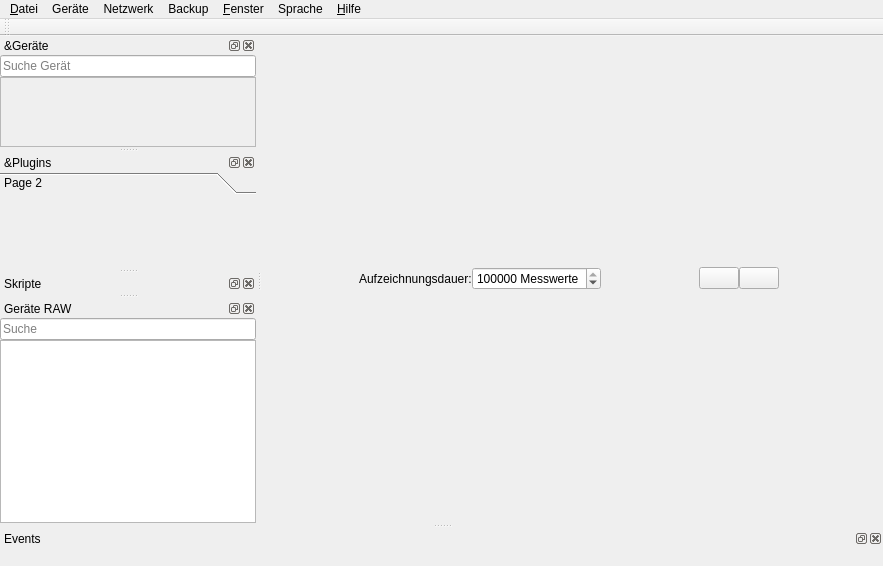
<?xml version="1.0" encoding="UTF-8"?>
<ui version="4.0">
 <class>MainWindow</class>
 <widget class="QMainWindow" name="MainWindow">
  <property name="geometry">
   <rect>
    <x>0</x>
    <y>0</y>
    <width>883</width>
    <height>566</height>
   </rect>
  </property>
  <property name="windowTitle">
   <string>RealTime OpenControl</string>
  </property>
  <property name="dockOptions">
   <set>QMainWindow::AllowNestedDocks|QMainWindow::AllowTabbedDocks|QMainWindow::AnimatedDocks|QMainWindow::GroupedDragging</set>
  </property>
  <widget class="QWidget" name="centralwidget">
   <layout class="QVBoxLayout" name="verticalLayout_9">
    <property name="spacing">
     <number>0</number>
    </property>
    <property name="leftMargin">
     <number>0</number>
    </property>
    <property name="topMargin">
     <number>0</number>
    </property>
    <property name="rightMargin">
     <number>0</number>
    </property>
    <property name="bottomMargin">
     <number>2</number>
    </property>
    <item>
     <layout class="QHBoxLayout" name="horizontalLayout">
      <property name="spacing">
       <number>0</number>
      </property>
      <item>
       <spacer name="horizontalSpacer_2">
        <property name="orientation">
         <enum>Qt::Horizontal</enum>
        </property>
        <property name="sizeHint" stdset="0">
         <size>
          <width>0</width>
          <height>0</height>
         </size>
        </property>
       </spacer>
      </item>
      <item>
       <widget class="QLabel" name="label_2">
        <property name="text">
         <string>Aufzeichnungsdauer:</string>
        </property>
       </widget>
      </item>
      <item>
       <widget class="QSpinBox" name="maxLengthSpinBox">
        <property name="toolTip">
         <string>Ändere die Aufzeichnungsdauer</string>
        </property>
        <property name="statusTip">
         <string>Ändere die Aufzeichnungsdauer</string>
        </property>
        <property name="suffix">
         <string> Messwerte</string>
        </property>
        <property name="maximum">
         <number>1000000000</number>
        </property>
        <property name="value">
         <number>500000</number>
        </property>
       </widget>
      </item>
      <item>
       <spacer name="horizontalSpacer">
        <property name="orientation">
         <enum>Qt::Horizontal</enum>
        </property>
        <property name="sizeHint" stdset="0">
         <size>
          <width>0</width>
          <height>0</height>
         </size>
        </property>
       </spacer>
      </item>
      <item>
       <widget class="QPushButton" name="clearButton">
        <property name="toolTip">
         <string>Lösche alle Signale</string>
        </property>
        <property name="statusTip">
         <string>Lösche alle Signale</string>
        </property>
        <property name="text">
         <string/>
        </property>
        <property name="icon">
         <iconset>
          <normaloff>icons/clear.png</normaloff>icons/clear.png</iconset>
        </property>
        <property name="iconSize">
         <size>
          <width>25</width>
          <height>25</height>
         </size>
        </property>
       </widget>
      </item>
      <item>
       <widget class="QPushButton" name="createGraphButton">
        <property name="text">
         <string/>
        </property>
        <property name="icon">
         <iconset>
          <normaloff>icons/graph.png</normaloff>icons/graph.png</iconset>
        </property>
        <property name="iconSize">
         <size>
          <width>25</width>
          <height>25</height>
         </size>
        </property>
       </widget>
      </item>
      <item>
       <spacer name="horizontalSpacer_3">
        <property name="orientation">
         <enum>Qt::Horizontal</enum>
        </property>
        <property name="sizeHint" stdset="0">
         <size>
          <width>0</width>
          <height>20</height>
         </size>
        </property>
       </spacer>
      </item>
      <item>
       <widget class="QLabel" name="drag_content">
        <property name="sizePolicy">
         <sizepolicy hsizetype="Preferred" vsizetype="Fixed">
          <horstretch>0</horstretch>
          <verstretch>0</verstretch>
         </sizepolicy>
        </property>
        <property name="acceptDrops">
         <bool>true</bool>
        </property>
        <property name="text">
         <string/>
        </property>
        <property name="alignment">
         <set>Qt::AlignCenter</set>
        </property>
       </widget>
      </item>
     </layout>
    </item>
    <item>
     <layout class="QVBoxLayout" name="plotLayout"/>
    </item>
   </layout>
  </widget>
  <widget class="QDockWidget" name="deviceWidget">
   <property name="sizePolicy">
    <sizepolicy hsizetype="Preferred" vsizetype="Preferred">
     <horstretch>0</horstretch>
     <verstretch>0</verstretch>
    </sizepolicy>
   </property>
   <property name="statusTip">
    <string>Geräte, für die PlugIns vorhanden sind, erscheinen hier</string>
   </property>
   <property name="inputMethodHints">
    <set>Qt::ImhNone</set>
   </property>
   <property name="floating">
    <bool>false</bool>
   </property>
   <property name="features">
    <set>QDockWidget::AllDockWidgetFeatures</set>
   </property>
   <property name="allowedAreas">
    <set>Qt::LeftDockWidgetArea|Qt::RightDockWidgetArea</set>
   </property>
   <property name="windowTitle">
    <string>&amp;Geräte</string>
   </property>
   <attribute name="dockWidgetArea">
    <number>1</number>
   </attribute>
   <widget class="QWidget" name="dockWidgetContents_2">
    <layout class="QVBoxLayout" name="verticalLayout_3">
     <property name="spacing">
      <number>0</number>
     </property>
     <property name="leftMargin">
      <number>0</number>
     </property>
     <property name="topMargin">
      <number>0</number>
     </property>
     <property name="rightMargin">
      <number>0</number>
     </property>
     <property name="bottomMargin">
      <number>0</number>
     </property>
     <item>
      <widget class="QLineEdit" name="searchEdit">
       <property name="placeholderText">
        <string>Suche Gerät</string>
       </property>
      </widget>
     </item>
     <item>
      <widget class="QScrollArea" name="scrollArea_2">
       <property name="minimumSize">
        <size>
         <width>180</width>
         <height>0</height>
        </size>
       </property>
       <property name="widgetResizable">
        <bool>true</bool>
       </property>
       <widget class="QWidget" name="scrollAreaWidgetContents_2">
        <property name="geometry">
         <rect>
          <x>0</x>
          <y>0</y>
          <width>254</width>
          <height>85</height>
         </rect>
        </property>
        <property name="minimumSize">
         <size>
          <width>0</width>
          <height>0</height>
         </size>
        </property>
        <layout class="QVBoxLayout" name="verticalLayout_13">
         <property name="spacing">
          <number>0</number>
         </property>
         <property name="leftMargin">
          <number>0</number>
         </property>
         <property name="topMargin">
          <number>0</number>
         </property>
         <property name="rightMargin">
          <number>0</number>
         </property>
         <property name="bottomMargin">
          <number>0</number>
         </property>
         <item>
          <layout class="QVBoxLayout" name="deviceLayout">
           <property name="spacing">
            <number>0</number>
           </property>
          </layout>
         </item>
         <item>
          <spacer name="verticalSpacer_2">
           <property name="orientation">
            <enum>Qt::Vertical</enum>
           </property>
           <property name="sizeHint" stdset="0">
            <size>
             <width>20</width>
             <height>0</height>
            </size>
           </property>
          </spacer>
         </item>
         <item>
          <spacer name="verticalSpacer_3">
           <property name="orientation">
            <enum>Qt::Vertical</enum>
           </property>
           <property name="sizeHint" stdset="0">
            <size>
             <width>20</width>
             <height>0</height>
            </size>
           </property>
          </spacer>
         </item>
        </layout>
       </widget>
      </widget>
     </item>
    </layout>
   </widget>
  </widget>
  <widget class="QDockWidget" name="pluginsWidget">
   <property name="sizePolicy">
    <sizepolicy hsizetype="Preferred" vsizetype="Preferred">
     <horstretch>0</horstretch>
     <verstretch>0</verstretch>
    </sizepolicy>
   </property>
   <property name="statusTip">
    <string>Falls ein Gerät ein GUI-PlugIn besitzt, erscheint dies hier</string>
   </property>
   <property name="floating">
    <bool>false</bool>
   </property>
   <property name="features">
    <set>QDockWidget::AllDockWidgetFeatures</set>
   </property>
   <property name="allowedAreas">
    <set>Qt::AllDockWidgetAreas</set>
   </property>
   <property name="windowTitle">
    <string>&amp;Plugins</string>
   </property>
   <attribute name="dockWidgetArea">
    <number>1</number>
   </attribute>
   <widget class="QWidget" name="dockWidgetContents_3">
    <layout class="QVBoxLayout" name="verticalLayout">
     <property name="spacing">
      <number>0</number>
     </property>
     <property name="leftMargin">
      <number>0</number>
     </property>
     <property name="topMargin">
      <number>0</number>
     </property>
     <property name="rightMargin">
      <number>0</number>
     </property>
     <property name="bottomMargin">
      <number>0</number>
     </property>
     <item>
      <widget class="QToolBox" name="pluginsBox">
       <property name="sizePolicy">
        <sizepolicy hsizetype="Preferred" vsizetype="Expanding">
         <horstretch>0</horstretch>
         <verstretch>0</verstretch>
        </sizepolicy>
       </property>
       <property name="currentIndex">
        <number>0</number>
       </property>
       <widget class="QWidget" name="page_2">
        <property name="geometry">
         <rect>
          <x>0</x>
          <y>0</y>
          <width>256</width>
          <height>85</height>
         </rect>
        </property>
        <attribute name="label">
         <string>Page 2</string>
        </attribute>
       </widget>
      </widget>
     </item>
    </layout>
   </widget>
  </widget>
  <widget class="QMenuBar" name="menuBar">
   <property name="geometry">
    <rect>
     <x>0</x>
     <y>0</y>
     <width>883</width>
     <height>26</height>
    </rect>
   </property>
   <widget class="QMenu" name="menuDatei">
    <property name="statusTip">
     <string>Öffnen, Speichern, Exportieren</string>
    </property>
    <property name="tearOffEnabled">
     <bool>true</bool>
    </property>
    <property name="title">
     <string>&amp;Datei</string>
    </property>
    <property name="separatorsCollapsible">
     <bool>true</bool>
    </property>
    <property name="toolTipsVisible">
     <bool>true</bool>
    </property>
    <addaction name="loadSessionAction"/>
    <addaction name="saveSessionAction"/>
    <addaction name="separator"/>
    <addaction name="importDataAction"/>
    <addaction name="exportDataAction"/>
    <addaction name="separator"/>
    <addaction name="systemTrayAction"/>
    <addaction name="separator"/>
    <addaction name="actionBeenden"/>
   </widget>
   <widget class="QMenu" name="menuFenster">
    <property name="statusTip">
     <string>Unterfenster-Darstellung verwalten</string>
    </property>
    <property name="tearOffEnabled">
     <bool>true</bool>
    </property>
    <property name="title">
     <string>&amp;Fenster</string>
    </property>
    <property name="separatorsCollapsible">
     <bool>true</bool>
    </property>
    <property name="toolTipsVisible">
     <bool>true</bool>
    </property>
    <addaction name="deviceWidgetToggle"/>
    <addaction name="pluginsWidgetToggle"/>
    <addaction name="scriptWidgetToggle"/>
    <addaction name="eventWidgetToggle"/>
    <addaction name="deviceRAWWidgetToggle"/>
   </widget>
   <widget class="QMenu" name="menuHilfe">
    <property name="tearOffEnabled">
     <bool>true</bool>
    </property>
    <property name="title">
     <string>&amp;Hilfe</string>
    </property>
    <property name="icon">
     <iconset>
      <normaloff>icons/help.png</normaloff>icons/help.png</iconset>
    </property>
    <property name="separatorsCollapsible">
     <bool>true</bool>
    </property>
    <property name="toolTipsVisible">
     <bool>true</bool>
    </property>
    <addaction name="clearCacheAction"/>
    <addaction name="separator"/>
    <addaction name="helpAction"/>
    <addaction name="pluginRepoAction"/>
    <addaction name="separator"/>
    <addaction name="checkUpdatesAction"/>
    <addaction name="aboutAction"/>
   </widget>
   <widget class="QMenu" name="menuSprache">
    <property name="tearOffEnabled">
     <bool>true</bool>
    </property>
    <property name="title">
     <string>Sprache</string>
    </property>
    <property name="separatorsCollapsible">
     <bool>true</bool>
    </property>
    <property name="toolTipsVisible">
     <bool>true</bool>
    </property>
    <addaction name="actionDeutsch"/>
    <addaction name="actionEnglish"/>
   </widget>
   <widget class="QMenu" name="menuGer_te">
    <property name="tearOffEnabled">
     <bool>true</bool>
    </property>
    <property name="title">
     <string>Geräte</string>
    </property>
    <property name="separatorsCollapsible">
     <bool>true</bool>
    </property>
    <property name="toolTipsVisible">
     <bool>true</bool>
    </property>
    <addaction name="getPluginsButton"/>
   </widget>
   <widget class="QMenu" name="menuNetzwerk">
    <property name="tearOffEnabled">
     <bool>true</bool>
    </property>
    <property name="title">
     <string>Netzwerk</string>
    </property>
    <property name="separatorsCollapsible">
     <bool>true</bool>
    </property>
    <property name="toolTipsVisible">
     <bool>true</bool>
    </property>
    <widget class="QMenu" name="menuTCP_Server_2">
     <property name="geometry">
      <rect>
       <x>0</x>
       <y>0</y>
       <width>188</width>
       <height>126</height>
      </rect>
     </property>
     <property name="title">
      <string>TCP - Server</string>
     </property>
     <addaction name="actionTCPServer_2"/>
     <addaction name="actionTCPPassword_2"/>
     <addaction name="actionTCPPort_2"/>
    </widget>
    <widget class="QMenu" name="MeniuTelegramBot">
     <property name="title">
      <string>Telegram-Bot</string>
     </property>
     <addaction name="actionTelegramBot_2"/>
     <addaction name="actionBotToken_2"/>
    </widget>
    <widget class="QMenu" name="menuMit_Remotehost_verbinden">
     <property name="title">
      <string>Mit Remotehost verbinden</string>
     </property>
     <addaction name="actionNeuer_HOst"/>
     <addaction name="separator"/>
    </widget>
    <widget class="QMenu" name="menuAktive_Verbindungen">
     <property name="title">
      <string>Aktive Verbindungen</string>
     </property>
     <addaction name="actionkeine_3"/>
    </widget>
    <addaction name="menuTCP_Server_2"/>
    <addaction name="HTMLServerAction_2"/>
    <addaction name="MeniuTelegramBot"/>
    <addaction name="separator"/>
    <addaction name="menuMit_Remotehost_verbinden"/>
    <addaction name="menuAktive_Verbindungen"/>
    <addaction name="actionUpdate_Rate_1Hz_2"/>
    <addaction name="separator"/>
    <addaction name="actionRTOC_Server_suchen_3"/>
   </widget>
   <widget class="QMenu" name="menuBackup">
    <property name="tearOffEnabled">
     <bool>true</bool>
    </property>
    <property name="title">
     <string>Backup</string>
    </property>
    <property name="separatorsCollapsible">
     <bool>true</bool>
    </property>
    <property name="toolTipsVisible">
     <bool>true</bool>
    </property>
    <addaction name="actionSetBackupFile"/>
    <addaction name="actionSetBackupIntervall"/>
   </widget>
   <addaction name="menuDatei"/>
   <addaction name="menuGer_te"/>
   <addaction name="menuNetzwerk"/>
   <addaction name="menuBackup"/>
   <addaction name="menuFenster"/>
   <addaction name="menuSprache"/>
   <addaction name="menuHilfe"/>
  </widget>
  <widget class="QDockWidget" name="scriptDockWidget">
   <property name="windowTitle">
    <string>Skripte</string>
   </property>
   <attribute name="dockWidgetArea">
    <number>1</number>
   </attribute>
   <widget class="QWidget" name="dockWidgetContents_6">
    <layout class="QVBoxLayout" name="verticalLayout_2">
     <property name="spacing">
      <number>0</number>
     </property>
     <property name="leftMargin">
      <number>0</number>
     </property>
     <property name="topMargin">
      <number>0</number>
     </property>
     <property name="rightMargin">
      <number>0</number>
     </property>
     <property name="bottomMargin">
      <number>0</number>
     </property>
     <item>
      <layout class="QHBoxLayout" name="scriptLayout"/>
     </item>
    </layout>
   </widget>
  </widget>
  <widget class="QToolBar" name="toolBar">
   <property name="sizePolicy">
    <sizepolicy hsizetype="Minimum" vsizetype="Preferred">
     <horstretch>0</horstretch>
     <verstretch>0</verstretch>
    </sizepolicy>
   </property>
   <property name="windowTitle">
    <string>toolBar</string>
   </property>
   <attribute name="toolBarArea">
    <enum>TopToolBarArea</enum>
   </attribute>
   <attribute name="toolBarBreak">
    <bool>false</bool>
   </attribute>
  </widget>
  <widget class="QDockWidget" name="eventWidgets">
   <property name="sizePolicy">
    <sizepolicy hsizetype="Preferred" vsizetype="Ignored">
     <horstretch>0</horstretch>
     <verstretch>0</verstretch>
    </sizepolicy>
   </property>
   <property name="windowTitle">
    <string>Events</string>
   </property>
   <attribute name="dockWidgetArea">
    <number>8</number>
   </attribute>
   <widget class="QWidget" name="dockWidgetContents">
    <layout class="QVBoxLayout" name="verticalLayout_4">
     <item>
      <layout class="QHBoxLayout" name="eventLayout">
       <property name="spacing">
        <number>0</number>
       </property>
      </layout>
     </item>
    </layout>
   </widget>
  </widget>
  <widget class="QDockWidget" name="deviceRAWWidget">
   <property name="windowTitle">
    <string>Geräte RAW</string>
   </property>
   <attribute name="dockWidgetArea">
    <number>1</number>
   </attribute>
   <widget class="QWidget" name="dockWidgetContents_4">
    <layout class="QVBoxLayout" name="verticalLayout_5">
     <property name="spacing">
      <number>0</number>
     </property>
     <property name="leftMargin">
      <number>0</number>
     </property>
     <property name="topMargin">
      <number>0</number>
     </property>
     <property name="rightMargin">
      <number>0</number>
     </property>
     <property name="bottomMargin">
      <number>0</number>
     </property>
     <item>
      <widget class="QLineEdit" name="pluginSearchInput">
       <property name="text">
        <string/>
       </property>
       <property name="placeholderText">
        <string>Suche</string>
       </property>
      </widget>
     </item>
     <item>
      <widget class="QListWidget" name="pluginCallWidget">
       <property name="alternatingRowColors">
        <bool>true</bool>
       </property>
       <property name="selectionMode">
        <enum>QAbstractItemView::NoSelection</enum>
       </property>
       <property name="sortingEnabled">
        <bool>true</bool>
       </property>
      </widget>
     </item>
    </layout>
   </widget>
  </widget>
  <action name="exportDataAction">
   <property name="text">
    <string>&amp;Daten exportieren</string>
   </property>
   <property name="statusTip">
    <string>Bitte nutze RECHTSKLICK auf Plotbereich</string>
   </property>
  </action>
  <action name="actionBeenden">
   <property name="text">
    <string>&amp;Beenden</string>
   </property>
  </action>
  <action name="stylePlotsAction">
   <property name="text">
    <string>&amp;Plot anpassen</string>
   </property>
   <property name="statusTip">
    <string>Plot-Darstellung</string>
   </property>
  </action>
  <action name="actionPlot_exportieren">
   <property name="text">
    <string>&amp;Plot exportieren</string>
   </property>
   <property name="statusTip">
    <string>Bitte nutze RECHTSKLICK auf Plotbereich</string>
   </property>
  </action>
  <action name="actionFenster">
   <property name="text">
    <string>Fenster</string>
   </property>
  </action>
  <action name="signalWidgetToggle">
   <property name="checkable">
    <bool>true</bool>
   </property>
   <property name="checked">
    <bool>true</bool>
   </property>
   <property name="text">
    <string>&amp;Signale</string>
   </property>
   <property name="statusTip">
    <string>Signale-Unterfenster</string>
   </property>
  </action>
  <action name="deviceWidgetToggle">
   <property name="checkable">
    <bool>true</bool>
   </property>
   <property name="checked">
    <bool>true</bool>
   </property>
   <property name="text">
    <string>&amp;Geräte</string>
   </property>
   <property name="statusTip">
    <string>Geräte-Unterfenster</string>
   </property>
  </action>
  <action name="pluginsWidgetToggle">
   <property name="checkable">
    <bool>true</bool>
   </property>
   <property name="text">
    <string>&amp;Plugins</string>
   </property>
   <property name="statusTip">
    <string>Plugins-Unterfenster</string>
   </property>
  </action>
  <action name="scriptWidgetToggle">
   <property name="checkable">
    <bool>true</bool>
   </property>
   <property name="text">
    <string>S&amp;kript</string>
   </property>
   <property name="statusTip">
    <string>Skripte-Unterfenster</string>
   </property>
  </action>
  <action name="loadScriptAction">
   <property name="text">
    <string>&amp;Skript laden</string>
   </property>
   <property name="statusTip">
    <string>Skript aus Datei laden</string>
   </property>
  </action>
  <action name="saveScriptAction">
   <property name="text">
    <string>S&amp;kript speichern</string>
   </property>
   <property name="statusTip">
    <string>Skript in Datei speichern</string>
   </property>
  </action>
  <action name="saveSessionAction">
   <property name="text">
    <string>S&amp;ession speichern</string>
   </property>
  </action>
  <action name="actionZuletzt_geladen">
   <property name="text">
    <string>Zuletzt geladen</string>
   </property>
  </action>
  <action name="loadSessionAction">
   <property name="text">
    <string>Session &amp;laden</string>
   </property>
  </action>
  <action name="helpAction">
   <property name="text">
    <string>&amp;Hilfe zu RTOC</string>
   </property>
  </action>
  <action name="aboutAction">
   <property name="text">
    <string>Über RTOC</string>
   </property>
  </action>
  <action name="importDataAction">
   <property name="text">
    <string>Daten &amp;importieren</string>
   </property>
  </action>
  <action name="systemTrayAction">
   <property name="checkable">
    <bool>true</bool>
   </property>
   <property name="checked">
    <bool>true</bool>
   </property>
   <property name="text">
    <string>Minimize to SystemTray</string>
   </property>
  </action>
  <action name="multiprocessingListenerAction">
   <property name="checkable">
    <bool>true</bool>
   </property>
   <property name="text">
    <string>Multiproessing - Listener</string>
   </property>
  </action>
  <action name="actionDeutsch">
   <property name="checkable">
    <bool>true</bool>
   </property>
   <property name="text">
    <string>Deutsch</string>
   </property>
  </action>
  <action name="actionEnglish">
   <property name="checkable">
    <bool>true</bool>
   </property>
   <property name="text">
    <string>English</string>
   </property>
  </action>
  <action name="eventWidgetToggle">
   <property name="checkable">
    <bool>true</bool>
   </property>
   <property name="text">
    <string>Events</string>
   </property>
  </action>
  <action name="actionBotToken">
   <property name="text">
    <string>Bot-Token eingeben</string>
   </property>
  </action>
  <action name="actionTelegramBot">
   <property name="checkable">
    <bool>true</bool>
   </property>
   <property name="text">
    <string>Aktiviert</string>
   </property>
  </action>
  <action name="HTMLServerAction">
   <property name="checkable">
    <bool>true</bool>
   </property>
   <property name="text">
    <string>RTOC - Web</string>
   </property>
  </action>
  <action name="actionTCPServer">
   <property name="checkable">
    <bool>true</bool>
   </property>
   <property name="text">
    <string>Aktivieren</string>
   </property>
  </action>
  <action name="actionTCPPassword">
   <property name="text">
    <string>Passwort-Schutz</string>
   </property>
  </action>
  <action name="checkUpdatesAction">
   <property name="text">
    <string>Auf Updates prüfen</string>
   </property>
  </action>
  <action name="actionTCPPort">
   <property name="text">
    <string>Port: 5050</string>
   </property>
  </action>
  <action name="clearCacheAction">
   <property name="text">
    <string>Cache leeren</string>
   </property>
  </action>
  <action name="pluginRepoAction">
   <property name="text">
    <string>Plugin-Repository</string>
   </property>
  </action>
  <action name="getPluginsButton">
   <property name="text">
    <string>Geräte hinzufügen/entfernen</string>
   </property>
  </action>
  <action name="actionTCPServer_2">
   <property name="checkable">
    <bool>true</bool>
   </property>
   <property name="text">
    <string>Aktivieren</string>
   </property>
  </action>
  <action name="actionTCPPassword_2">
   <property name="text">
    <string>Passwort-Schutz</string>
   </property>
  </action>
  <action name="actionTCPPort_2">
   <property name="text">
    <string>Port: 5050</string>
   </property>
  </action>
  <action name="HTMLServerAction_2">
   <property name="checkable">
    <bool>true</bool>
   </property>
   <property name="text">
    <string>RTOC - Web</string>
   </property>
  </action>
  <action name="actionTelegramBot_2">
   <property name="checkable">
    <bool>true</bool>
   </property>
   <property name="text">
    <string>Aktiviert</string>
   </property>
  </action>
  <action name="actionBotToken_2">
   <property name="text">
    <string>Bot-Token eingeben</string>
   </property>
  </action>
  <action name="action0_St_ndlich">
   <property name="text">
    <string>Backup-Intervall einstellen</string>
   </property>
  </action>
  <action name="action0_T_glich">
   <property name="text">
    <string>Täglich</string>
   </property>
  </action>
  <action name="actionSetBackupFile">
   <property name="text">
    <string>Backup-Datei festlegen</string>
   </property>
  </action>
  <action name="actionDeleteBackups">
   <property name="text">
    <string>Backups löschen</string>
   </property>
  </action>
  <action name="actionBackup_1">
   <property name="text">
    <string>Backup 1</string>
   </property>
  </action>
  <action name="actionBackupSettings">
   <property name="text">
    <string>Einstellungen</string>
   </property>
  </action>
  <action name="actionNeuer_Host">
   <property name="text">
    <string>Neuer Host</string>
   </property>
  </action>
  <action name="actionkeine">
   <property name="text">
    <string>keine</string>
   </property>
  </action>
  <action name="actionUpdate_Rate_1_Hz">
   <property name="text">
    <string>Update-Rate: 1 Hz</string>
   </property>
  </action>
  <action name="actionRTOC_Server_suchen">
   <property name="text">
    <string>RTOC-Server suchen</string>
   </property>
  </action>
  <action name="actionSetBackupIntervall">
   <property name="text">
    <string>Backout-Intervall: täglich</string>
   </property>
  </action>
  <action name="deviceRAWWidgetToggle">
   <property name="checkable">
    <bool>true</bool>
   </property>
   <property name="text">
    <string>Geräte RAW</string>
   </property>
  </action>
  <action name="actionUpdate_Rate_1Hz">
   <property name="text">
    <string>Update-Rate: 1Hz</string>
   </property>
  </action>
  <action name="actionRTOC_Server_suchen_2">
   <property name="text">
    <string>RTOC-Server suchen</string>
   </property>
  </action>
  <action name="actionNeuer_Host_2">
   <property name="text">
    <string>Neuer Host</string>
   </property>
  </action>
  <action name="actionkeine_2">
   <property name="text">
    <string>keine</string>
   </property>
  </action>
  <action name="actionUpdate_Rate_1Hz_2">
   <property name="text">
    <string>Update-Rate: 1Hz</string>
   </property>
  </action>
  <action name="actionNeuer_HOst">
   <property name="text">
    <string>Neuer Host</string>
   </property>
  </action>
  <action name="actionkeine_3">
   <property name="text">
    <string>keine</string>
   </property>
  </action>
  <action name="actionRTOC_Server_suchen_3">
   <property name="text">
    <string>RTOC-Server suchen</string>
   </property>
  </action>
  <action name="ConsoleWidgetToggle">
   <property name="checkable">
    <bool>true</bool>
   </property>
   <property name="text">
    <string>Console</string>
   </property>
  </action>
 </widget>
 <resources/>
 <connections>
  <connection>
   <sender>actionBeenden</sender>
   <signal>triggered()</signal>
   <receiver>MainWindow</receiver>
   <slot>close()</slot>
   <hints>
    <hint type="sourcelabel">
     <x>-1</x>
     <y>-1</y>
    </hint>
    <hint type="destinationlabel">
     <x>463</x>
     <y>398</y>
    </hint>
   </hints>
  </connection>
 </connections>
</ui>
